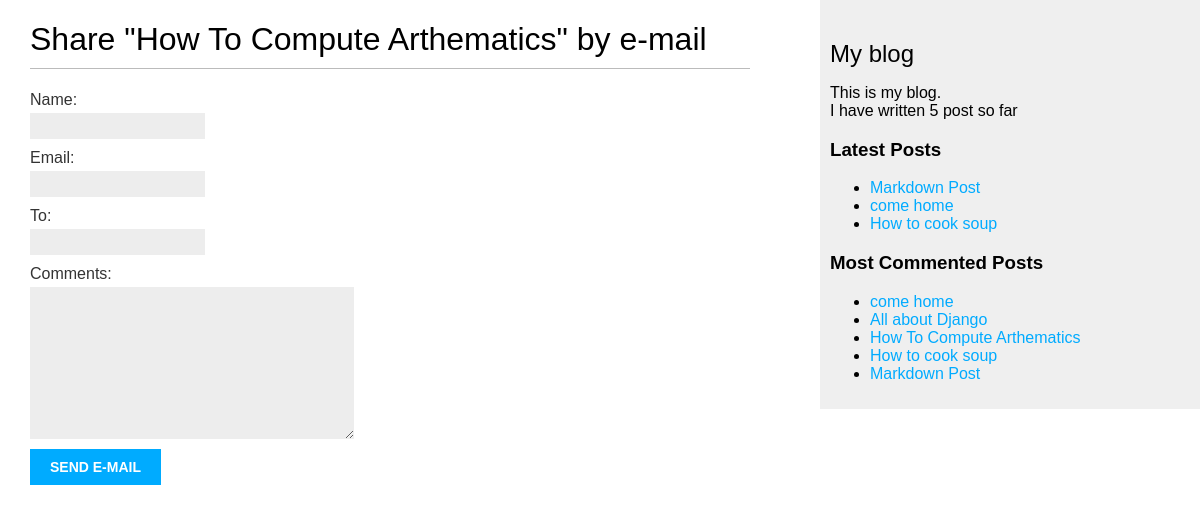
The app's page /2/share/ with its own data.
### blog/models.py (models this page shows, shortened)
class Post(models.Model):
    class Status(models.TextChoices):
        DRAFT = 'DF', 'Draft'
        PUBLISHED = 'PB', 'Published'
    title = models.CharField(max_length=250)
    slug = models.SlugField(max_length=250, unique_for_date= 'publish')
    author = models.ForeignKey(User, related_name='blog_post', on_delete=models.CASCADE)
    body = models.TextField()
    publish = models.DateTimeField(default=timezone.now)
    created = models.DateTimeField(auto_now_add=True)
    updated = models.DateTimeField(auto_now=True)
    status =models.CharField(max_length=2, choices=Status.choices, default=Status.DRAFT)
    objects = models.Manager()
    published = PublishedManager()
    tags = TaggableManager()
    class Meta:
        ordering =['-publish']
        indexes = [
            models.Index(fields=['-publish']),
        ]
    def get_absolute_url(self):
        return reverse('blog:post_detail',
                       args=[self.publish.year,
                             self.publish.month,
                             self.publish.day,
                             self.slug])

### blog/views.py (the view, shortened to what this page needs)
# urls.py: path('<int:post_id>/share/', views.post_share, name='post_share'),
def post_share(request, post_id):
    post = get_object_or_404(Post, id=post_id, status=Post.Status.PUBLISHED)
    sent = False
    form = EmailPostForm()
    context = {
            'form': form,
            'post': post,
            'sent': sent
        }
    return render(request, 'blog/post/share.html', context)

### blog/forms.py
class EmailPostForm(forms.Form):
    name = forms.CharField(max_length=20)
    email =forms.EmailField()
    to = forms.EmailField()
    comments = forms.CharField(required=False, widget = forms.Textarea)

### blog/models.py (called while the page is built)
    def get_queryset(self):
        return super().get_queryset()\
            .filter(status=Post.Status.PUBLISHED)

### blog/templatetags/blog_tags.py (called while the page is built)
@register.simple_tag
def total_posts():
    return Post.published.count()

@register.inclusion_tag('blog/post/latest_posts.html')
def show_latest_posts(count=5):
    latest_posts = Post.published.order_by('-publish')[:count]
    return {'latest_posts':latest_posts}

@register.simple_tag
def get_most_commented_posts(count=5):
    return Post.published.annotate(total_comments = Count('comments')).order_by('-total_comments')[:count]

### blog/templates/blog/post/share.html (shortened to what this page needs)
{% extends 'blog/base.html' %}
{% block content %}
{% if sent %}
<h1>E-mail successfully sent</h1>
<p>
    "{{ post.title }}" was successfully sent to {{ form.cleaned_data.to }}.
</p>
{% else %}
<h1>Share "{{ post.title }}" by e-mail</h1>
<form method="post">
    {{ form.as_p }}
    <input type="submit" value="Send e-mail">
</form>
{% endif %}
{% endblock %}

### blog/templates/blog/base.html (shortened to what this page needs)
{% load blog_tags %}
{% load static %}
<!DOCTYPE html>
<html>
<head>
    <link href="{% static 'css/blog.css' %}" rel="stylesheet">
</head>
<body>
    <div id="content">
        {% block content %}
        {% endblock %}
    </div>
    <div id="sidebar">
        <h2>My blog</h2>
        <p>This is my blog. <br>
           I have written {% total_posts %} post so far
        </p>
        <h3>Latest Posts</h3>
        <p>{% show_latest_posts 3 %}</p>
        <h3>Most Commented Posts</h3>
        {% get_most_commented_posts as most_commented_post %}
        <ul>
            {% for post in most_commented_post %}
            <li>
                <a href="{{post.get_absolute_url}}">{{post.title}}</a>
            </li>
            {% endfor %}
        </ul>
    </div>
</body>
</html>

### blog/templates/blog/post/latest_posts.html
<ul>
    {% for post in latest_posts %}
    <li>
        <a href="{{post.get_absolute_url}}">{{post.title}}</a>
    </li>
    {% endfor %}
</ul>

### blog/static/css/blog.css (style rules this page uses)
body { margin:0; padding:0; font-family:helvetica, sans-serif; }
a { color:#00abff; text-decoration:none; }
h1 { font-weight:normal; border-bottom:1px solid #bbb; padding:0 0 10px 0; }
h2 { font-weight:normal; margin:30px 0 0; }
#content { float:left; width:60%; padding:0 0 0 30px; }
#sidebar { float:right; width:30%; padding:10px; background:#efefef; height:100%; }
label { float:left; clear:both; color:#333; margin-bottom:4px; }
input, textarea { clear:both; float:left; margin:0 0 10px; background:#ededed; border:0; padding:6px 10px; font-size:12px; }
input[type=submit] { font-weight:bold; background:#00abff; color:#fff; padding:10px 20px; font-size:14px; text-transform:uppercase; }

### records on screen
Post: title "How To Compute Arthematics"
Post: title "Markdown Post"
Post: title "come home"
Post: title "How to cook soup"
Post: title "All about Django"
